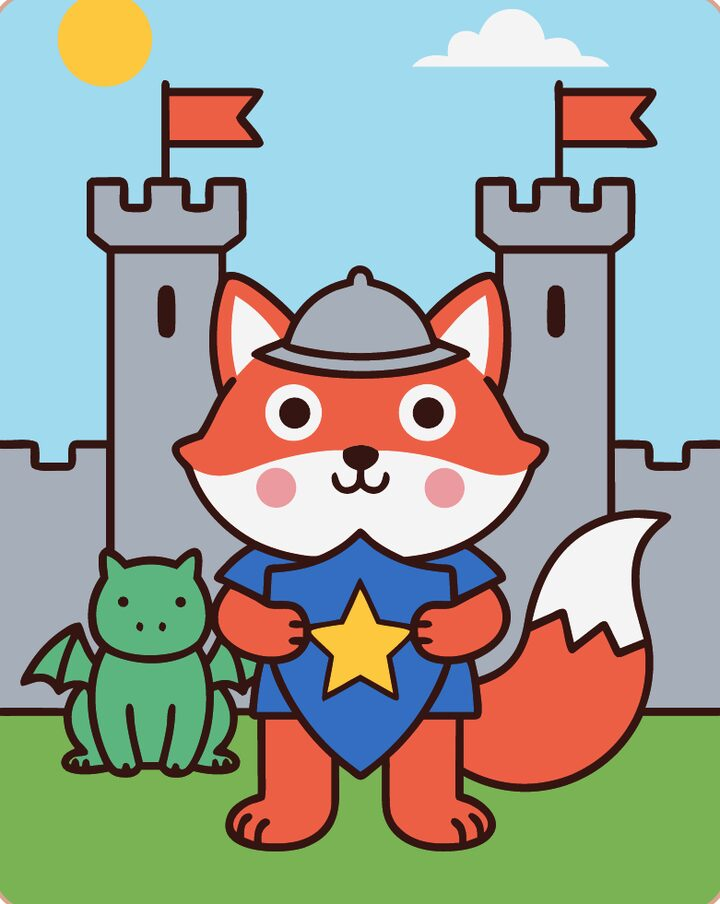
#> input picture prodavnica/prezentacije/stories/vitezovi-i-zmajevi/assets/naslovna.jpg, 720 x 904 px
$ python -i aseti.py   (imports and definitions only)
#> lines starting #> are read from the running program, lines starting #| are printed output that depends on the picture; after the words box and inside, x2 and y2 are one past the last pixel; in counts of white or black regions, pixels touching at a corner belong together
#> further down, picture is the input picture: PIL image 720x904 RGB; mean R, G, B 153.2, 162.8, 152.9
#!/usr/bin/env python3
"""Aseti naslova: izvlači rasterske slike iz starog PDF-a, beli okvir pretvara u providan (samo spoljna bela,
unutrašnja ostaje) i seče na ivicu predmeta. Proverava da nijedan predmet nije odsečen (dodiruje ivicu izvorne slike).
Upotreba: python3 aseti.py STARI.pdf IZLAZ_FOLDER"""
import sys, os, collections
import numpy as np
import pymupdf
from PIL import Image, ImageFilter

# xref u starom PDF-u -> ime asseta (jedan izvor slika po naslovu)
IMENA = {26: "lupa", 27: "sveska", 28: "boca", 29: "list", 30: "lopta", 31: "knjiga", 40: "kamen", 43: "cvet",
         44: "olovka", 49: "kocka", 58: "zmaj1", 59: "zmaj2", 60: "zmaj3", 19: "porodica"}
CELA_SLIKA = {"zmaj1", "zmaj2", "zmaj3"}       # scene sa zaobljenim okvirom, okvir je deo slike
THR = 236                                       # "bela" pozadina (JPEG šum)

def providno(im):
    a = np.asarray(im.convert("RGB")).astype(np.int16)
    white = (a.min(axis=2) >= THR)
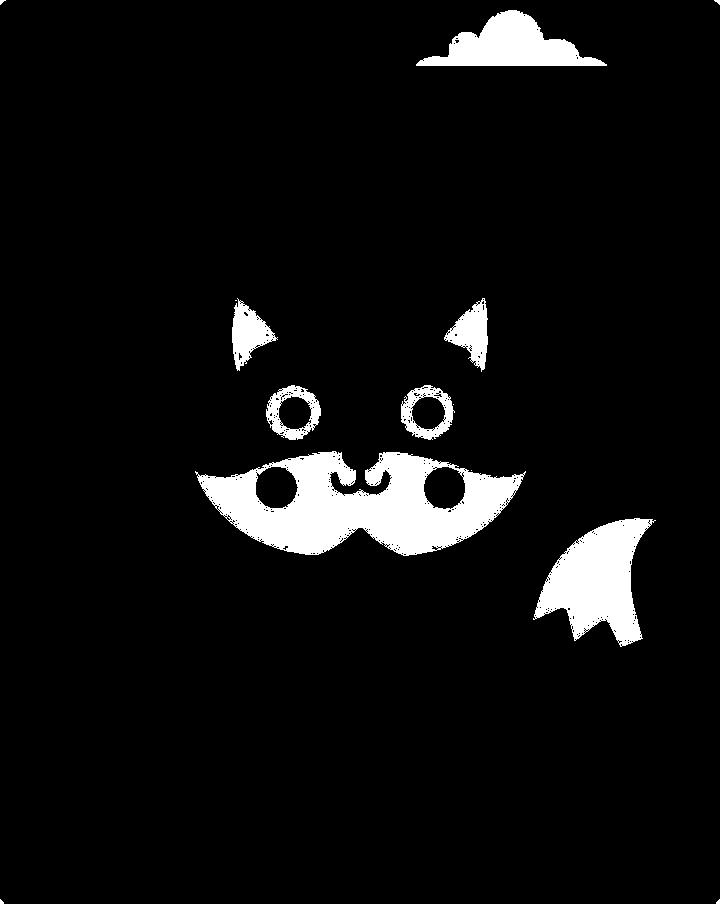
#> white: shape (904, 720) bool; 6% white; 14 white regions (7 under 20 px), largest, box (x1, y1, x2, y2) and area: (195, 451, 526, 556) 19288, (533, 518, 656, 647) 8442, (416, 10, 607, 66) 5381
    h, w = white.shape
#> h = 904; w = 720
    out = np.zeros_like(white)                  # bela povezana sa ivicom slike
    stack = [(y, x) for y in range(h) for x in (0, w - 1)] + [(y, x) for x in range(w) for y in (0, h - 1)]
    while stack:
        y, x = stack.pop()
        if 0 <= y < h and 0 <= x < w and white[y, x] and not out[y, x]:
            out[y, x] = True
            stack += [(y + 1, x), (y - 1, x), (y, x + 1), (y, x - 1)]
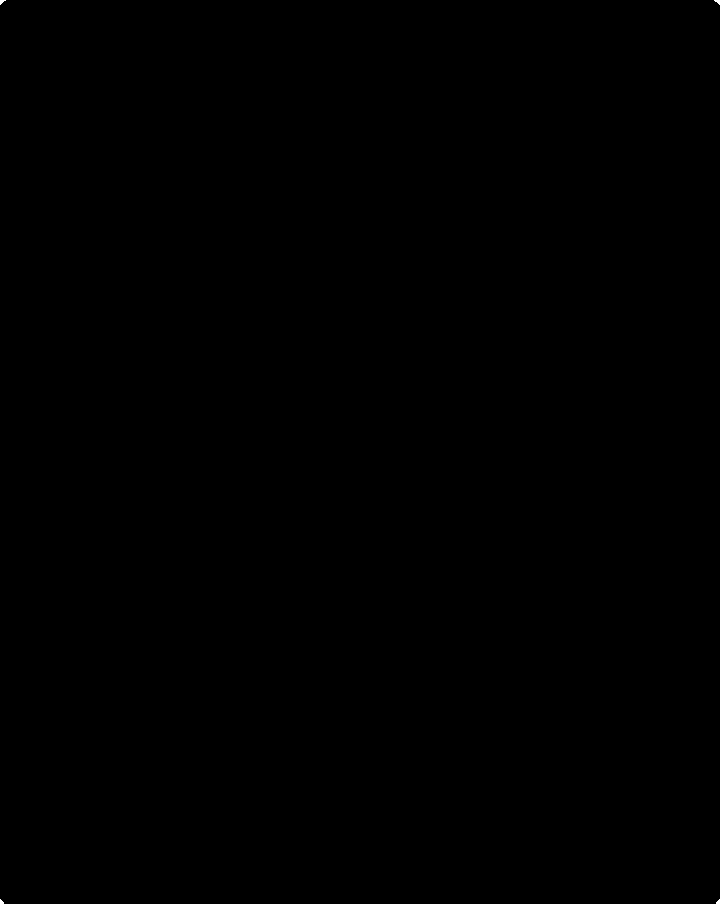
#> out: shape (904, 720) bool; 0.01% white; 4 white regions (4 under 20 px)
#> after the loop, stack = []
    m = Image.fromarray((out * 255).astype(np.uint8)).filter(ImageFilter.MaxFilter(3)).filter(ImageFilter.GaussianBlur(0.9))
    alpha = 255 - np.asarray(m).astype(np.int16)
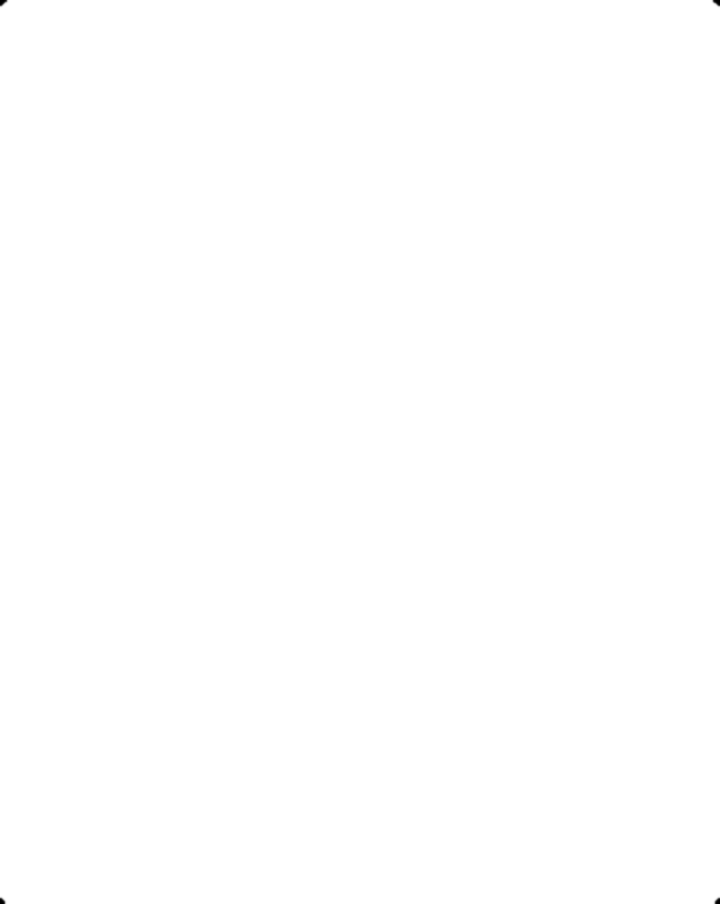
#> alpha: shape (904, 720) int16; min 0, max 255, mean 255
    # ivični pikseli: odvoji belu primesu (prozirnost umesto beline)
    rgba = np.dstack([a.clip(0, 255).astype(np.uint8), np.clip(alpha, 0, 255).astype(np.uint8)])
    return Image.fromarray(rgba, "RGBA"), out

def main(pdf, outdir):
    os.makedirs(outdir, exist_ok=True)
    d = pymupdf.open(pdf); done = set()
    for p in d:
        for im in p.get_images(full=True):
            x = im[0]
            if x in done or x not in IMENA: continue
            done.add(x); ime = IMENA[x]
            pix = pymupdf.Pixmap(d, x)
            if pix.n >= 4: pix = pymupdf.Pixmap(pymupdf.csRGB, pix)
            src = Image.frombytes("RGB", (pix.width, pix.height), pix.samples)
            rgba, bg = providno(src)
            bb = rgba.getchannel("A").point(lambda v: 255 if v > 8 else 0).getbbox()
            H, W = bg.shape
            if ime not in CELA_SLIKA and ime != "porodica":
                m = 2
                if bb[0] < m or bb[1] < m or bb[2] > W - m or bb[3] > H - m:
                    raise SystemExit(f"ODSECENO: {ime} dodiruje ivicu izvorne slike {bb} u {W}x{H}")
            pad = 3
            bb = (max(0, bb[0] - pad), max(0, bb[1] - pad), min(W, bb[2] + pad), min(H, bb[3] + pad))
            rgba.crop(bb).save(os.path.join(outdir, ime + ".png"), optimize=True)
            print(f"{ime:9} xref {x:3}  {src.size} -> {bb[2]-bb[0]}x{bb[3]-bb[1]}")
    miss = set(IMENA) - done
    if miss: raise SystemExit(f"nedostaju slike: {sorted(miss)}")

# [2 lines not run here, left out]

>>> from PIL import Image
>>> picture = Image.open('../../../../prodavnica/prezentacije/stories/vitezovi-i-zmajevi/assets/naslovna.jpg')
>>> result = providno(picture)
